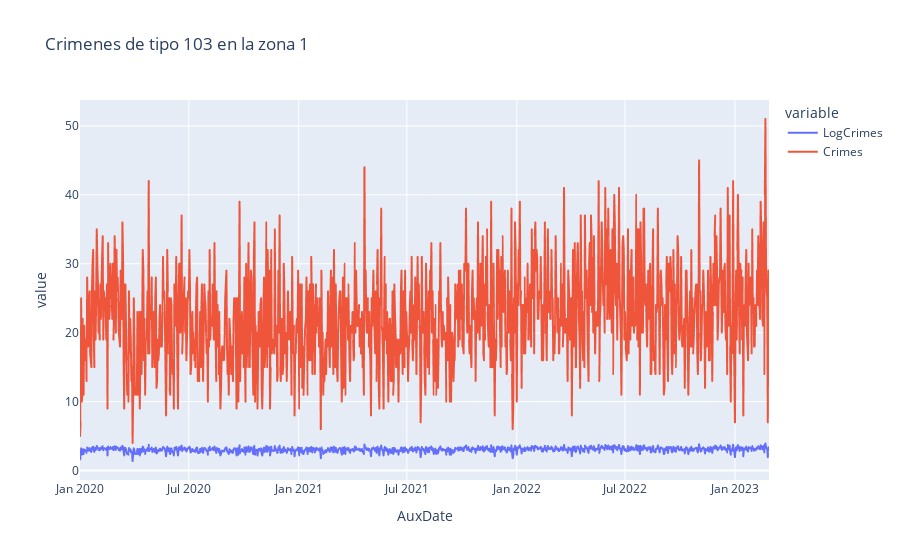

Notebook source saved alongside this figure:
### Code cell
fig = px.line(aux, x="AuxDate", y="value", color="variable",title=f"Crimenes de tipo 103 en la zona 1")
fig.show()

### Figure 1 — Plotly figure (JSON) as saved in the notebook; plotly's stock layout.template omitted (floating-point values rounded to 4 significant figures; data arrays with more than 128 entries replaced by an {"elided": "..."} marker saying what was removed)
{"data": [{"hovertemplate": "variable=LogCrimes<br>AuxDate=%{x}<br>value=%{y}<extra></extra>", "legendgroup": "LogCrimes", "line": {"color": "#636efa", "dash": "solid"}, "marker": {"symbol": "circle"}, "mode": "lines", "name": "LogCrimes", "showlegend": true, "type": "scattergl", "x": {"elided": "1154 str values"}, "xaxis": "x", "y": {"elided": "1154 float values"}, "yaxis": "y"}, {"hovertemplate": "variable=Crimes<br>AuxDate=%{x}<br>value=%{y}<extra></extra>", "legendgroup": "Crimes", "line": {"color": "#EF553B", "dash": "solid"}, "marker": {"symbol": "circle"}, "mode": "lines", "name": "Crimes", "showlegend": true, "type": "scattergl", "x": {"elided": "1154 str values"}, "xaxis": "x", "y": {"elided": "1154 int values"}, "yaxis": "y"}], "layout": {"autosize": true, "legend": {"title": {"text": "variable"}, "tracegroupgap": 0}, "title": {"text": "Crimenes de tipo 103 en la zona 1"}, "xaxis": {"anchor": "y", "autorange": true, "domain": [0, 1], "range": ["2020-01-01", "2023-02-27"], "title": {"text": "AuxDate"}, "type": "date"}, "yaxis": {"anchor": "x", "autorange": true, "domain": [0, 1], "range": [-1.37, 53.76], "title": {"text": "value"}, "type": "linear"}}}
